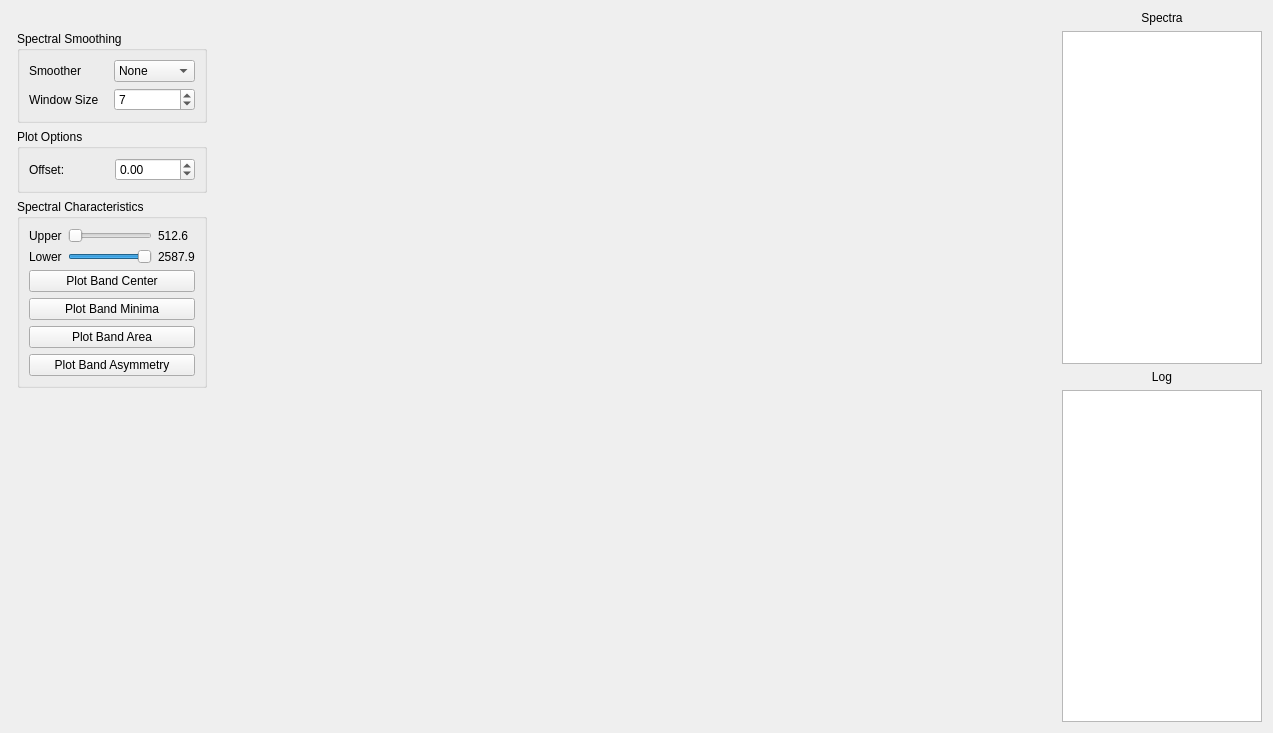
<?xml version="1.0" encoding="UTF-8"?>
<ui version="4.0">
 <class>Dialog</class>
 <widget class="QDialog" name="Dialog">
  <property name="geometry">
   <rect>
    <x>0</x>
    <y>0</y>
    <width>1273</width>
    <height>733</height>
   </rect>
  </property>
  <property name="windowTitle">
   <string>Dialog</string>
  </property>
  <layout class="QGridLayout" name="gridLayout">
   <item row="2" column="3">
    <widget class="QLabel" name="label">
     <property name="text">
      <string>Log</string>
     </property>
     <property name="alignment">
      <set>Qt::AlignCenter</set>
     </property>
    </widget>
   </item>
   <item row="1" column="3">
    <widget class="QTreeView" name="spectratree">
     <property name="sizePolicy">
      <sizepolicy hsizetype="Maximum" vsizetype="Expanding">
       <horstretch>0</horstretch>
       <verstretch>0</verstretch>
      </sizepolicy>
     </property>
     <property name="maximumSize">
      <size>
       <width>200</width>
       <height>16777215</height>
      </size>
     </property>
    </widget>
   </item>
   <item row="1" column="2" rowspan="3">
    <widget class="QWidget" name="mplwindow" native="true">
     <property name="sizePolicy">
      <sizepolicy hsizetype="Expanding" vsizetype="Preferred">
       <horstretch>0</horstretch>
       <verstretch>0</verstretch>
      </sizepolicy>
     </property>
     <layout class="QVBoxLayout" name="mplvl"/>
    </widget>
   </item>
   <item row="3" column="3">
    <widget class="QTextEdit" name="notes">
     <property name="sizePolicy">
      <sizepolicy hsizetype="Maximum" vsizetype="Expanding">
       <horstretch>0</horstretch>
       <verstretch>0</verstretch>
      </sizepolicy>
     </property>
     <property name="maximumSize">
      <size>
       <width>200</width>
       <height>16777215</height>
      </size>
     </property>
    </widget>
   </item>
   <item row="1" column="0">
    <widget class="QWidget" name="widget" native="true"/>
   </item>
   <item row="0" column="3">
    <widget class="QLabel" name="label_2">
     <property name="text">
      <string>Spectra</string>
     </property>
     <property name="alignment">
      <set>Qt::AlignCenter</set>
     </property>
    </widget>
   </item>
   <item row="1" column="1" rowspan="3">
    <widget class="QWidget" name="widget_2" native="true">
     <property name="sizePolicy">
      <sizepolicy hsizetype="Maximum" vsizetype="Preferred">
       <horstretch>0</horstretch>
       <verstretch>0</verstretch>
      </sizepolicy>
     </property>
     <property name="maximumSize">
      <size>
       <width>250</width>
       <height>16777215</height>
      </size>
     </property>
     <layout class="QVBoxLayout" name="verticalLayout">
      <property name="margin">
       <number>0</number>
      </property>
      <item>
       <widget class="QGroupBox" name="groupBox_10">
        <property name="title">
         <string>Spectral Smoothing</string>
        </property>
        <layout class="QGridLayout" name="gridLayout_11">
         <item row="0" column="1">
          <widget class="QComboBox" name="smooth_method">
           <item>
            <property name="text">
             <string>None</string>
            </property>
           </item>
           <item>
            <property name="text">
             <string>Box Filter</string>
            </property>
           </item>
           <item>
            <property name="text">
             <string>Gaussian</string>
            </property>
           </item>
          </widget>
         </item>
         <item row="0" column="0">
          <widget class="QLabel" name="label_15">
           <property name="text">
            <string>Smoother</string>
           </property>
          </widget>
         </item>
         <item row="2" column="0">
          <widget class="QLabel" name="label_16">
           <property name="text">
            <string>Window Size</string>
           </property>
          </widget>
         </item>
         <item row="2" column="1">
          <widget class="QSpinBox" name="smooth_window">
           <property name="value">
            <number>7</number>
           </property>
          </widget>
         </item>
        </layout>
       </widget>
      </item>
      <item>
       <widget class="QGroupBox" name="groupBox_9">
        <property name="title">
         <string>Plot Options</string>
        </property>
        <layout class="QGridLayout" name="gridLayout_10">
         <item row="0" column="0">
          <widget class="QLabel" name="label_14">
           <property name="text">
            <string>Offset: </string>
           </property>
          </widget>
         </item>
         <item row="0" column="1">
          <widget class="QDoubleSpinBox" name="offset">
           <property name="minimum">
            <double>-99.989999999999995</double>
           </property>
          </widget>
         </item>
        </layout>
       </widget>
      </item>
      <item>
       <widget class="QGroupBox" name="groupBox_2">
        <property name="title">
         <string>Spectral Characteristics</string>
        </property>
        <layout class="QVBoxLayout" name="verticalLayout_3">
         <item>
          <widget class="QWidget" name="widget_5" native="true">
           <layout class="QGridLayout" name="gridLayout_4">
            <property name="margin">
             <number>0</number>
            </property>
            <item row="3" column="0" colspan="3">
             <widget class="QPushButton" name="band_minima_btn">
              <property name="text">
               <string>Plot Band Minima</string>
              </property>
              <property name="autoDefault">
               <bool>false</bool>
              </property>
             </widget>
            </item>
            <item row="2" column="0" colspan="3">
             <widget class="QPushButton" name="band_center_btn">
              <property name="text">
               <string>Plot Band Center</string>
              </property>
              <property name="autoDefault">
               <bool>false</bool>
              </property>
             </widget>
            </item>
            <item row="4" column="0" colspan="3">
             <widget class="QPushButton" name="band_area_btn">
              <property name="text">
               <string>Plot Band Area</string>
              </property>
              <property name="autoDefault">
               <bool>false</bool>
              </property>
             </widget>
            </item>
            <item row="0" column="2">
             <widget class="QLabel" name="endpoint_slider_lower_label">
              <property name="text">
               <string>512.6</string>
              </property>
             </widget>
            </item>
            <item row="1" column="1">
             <widget class="QSlider" name="endpoint_slider_upper">
              <property name="maximum">
               <number>268</number>
              </property>
              <property name="value">
               <number>267</number>
              </property>
              <property name="orientation">
               <enum>Qt::Horizontal</enum>
              </property>
             </widget>
            </item>
            <item row="0" column="0">
             <widget class="QLabel" name="label_6">
              <property name="text">
               <string>Upper</string>
              </property>
             </widget>
            </item>
            <item row="1" column="2">
             <widget class="QLabel" name="endpoint_slider_upper_label">
              <property name="text">
               <string>2587.9</string>
              </property>
             </widget>
            </item>
            <item row="0" column="1">
             <widget class="QSlider" name="endpoint_slider_lower">
              <property name="maximum">
               <number>268</number>
              </property>
              <property name="orientation">
               <enum>Qt::Horizontal</enum>
              </property>
             </widget>
            </item>
            <item row="1" column="0">
             <widget class="QLabel" name="label_8">
              <property name="text">
               <string>Lower</string>
              </property>
             </widget>
            </item>
            <item row="5" column="0" colspan="3">
             <widget class="QPushButton" name="band_asymmetry_btn">
              <property name="text">
               <string>Plot Band Asymmetry</string>
              </property>
              <property name="autoDefault">
               <bool>false</bool>
              </property>
             </widget>
            </item>
           </layout>
          </widget>
         </item>
        </layout>
       </widget>
      </item>
      <item>
       <spacer name="verticalSpacer">
        <property name="orientation">
         <enum>Qt::Vertical</enum>
        </property>
        <property name="sizeHint" stdset="0">
         <size>
          <width>20</width>
          <height>40</height>
         </size>
        </property>
       </spacer>
      </item>
     </layout>
    </widget>
   </item>
  </layout>
 </widget>
 <resources/>
 <connections/>
</ui>
